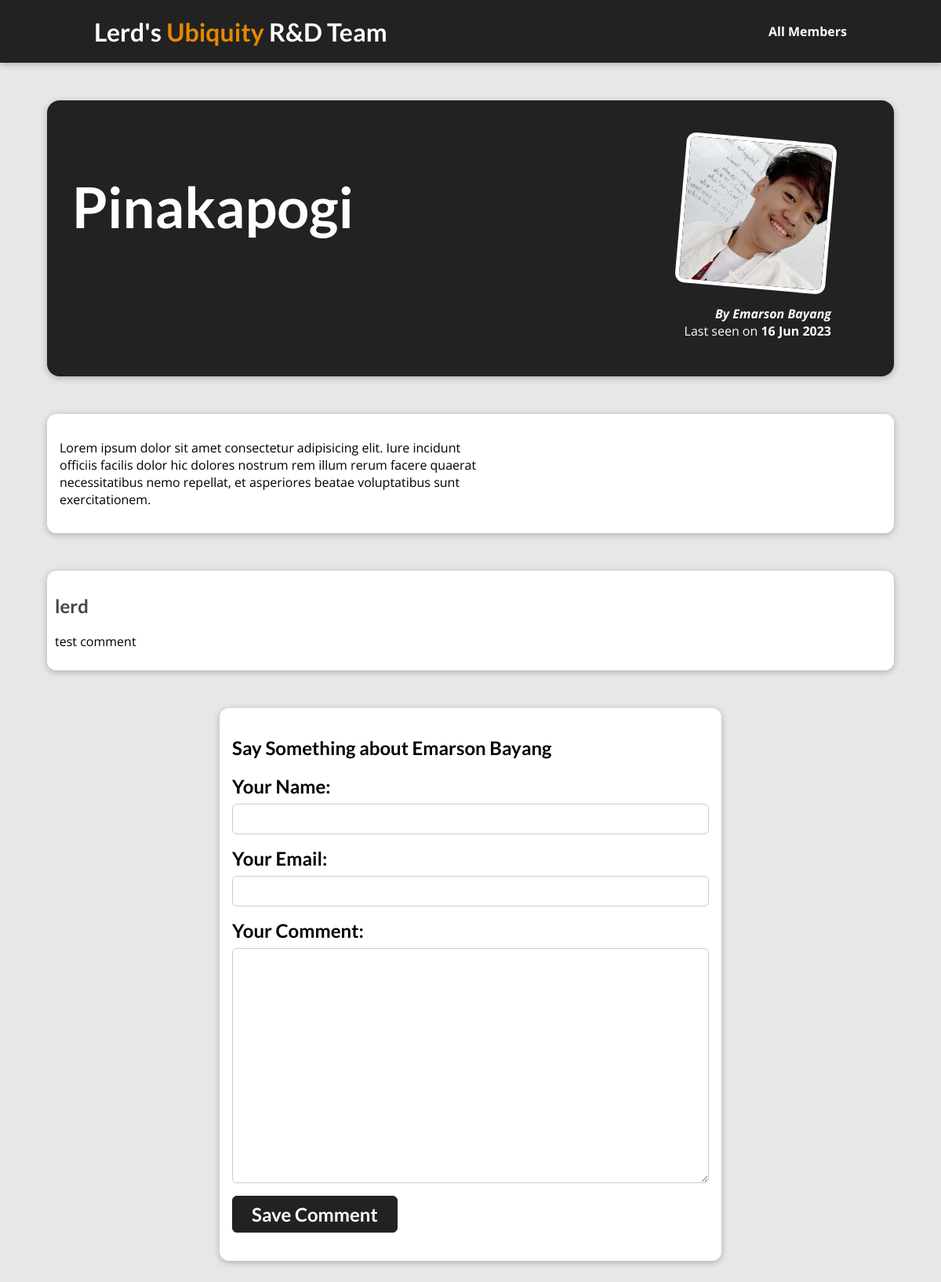
/posts/emarson-bayang, run on an earlier commit of the app's database.
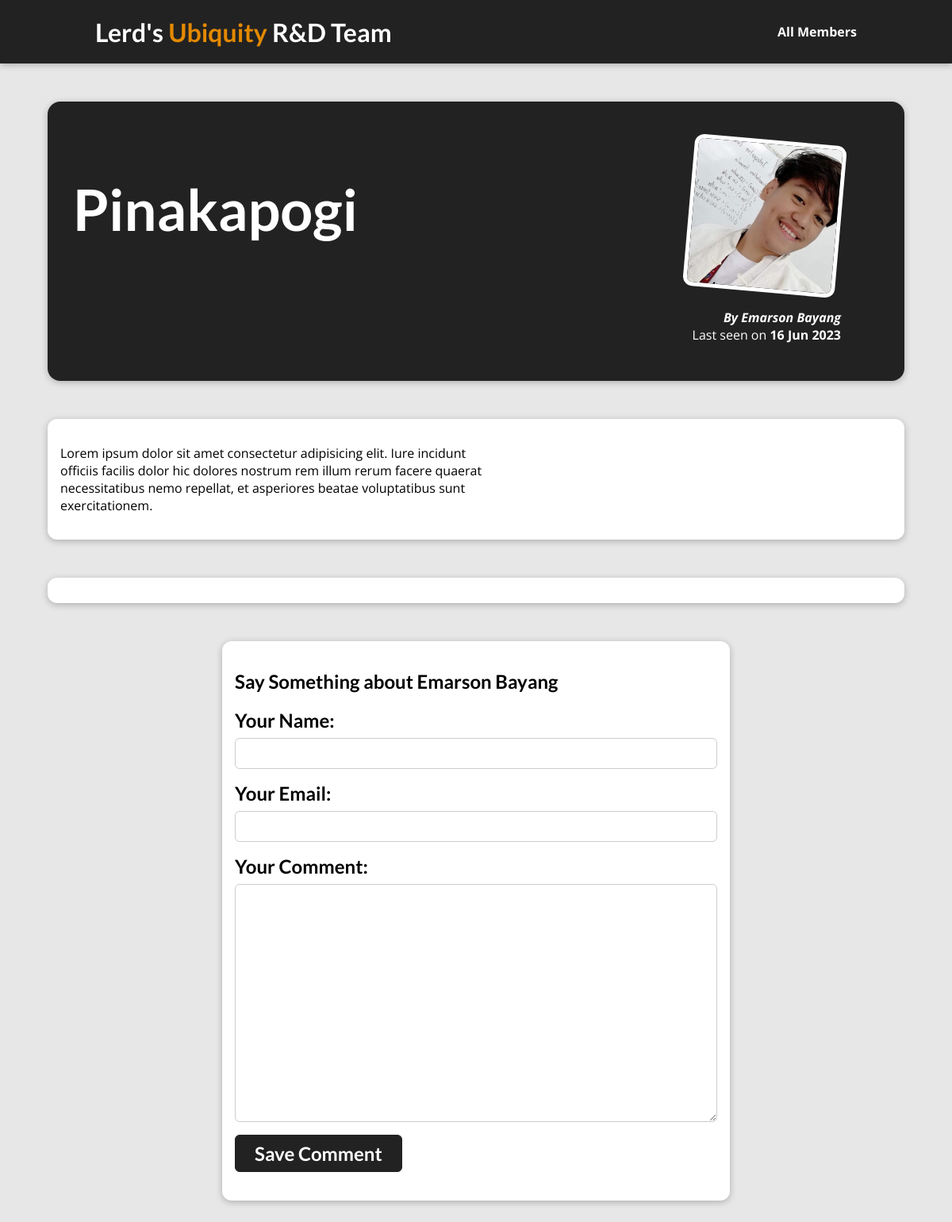
And on a later commit of the database.
### blog/models.py (models this page shows)
class Comment(models.Model):
    user_name = models.CharField(max_length=120)
    user_email = models.EmailField()
    text = models.TextField(max_length=400)
    post = models.ForeignKey(Post,on_delete=models.CASCADE,related_name="comments")

### blog/views.py (the view, shortened to what this page needs)
# urls.py: path("posts/<slug:slug>", views.SinglePostView.as_view(), name="post-detail-page")
class SinglePostView(View):
    def get(self, request, slug):
        post = Post.objects.get(slug=slug)
        context = {
            "post": post,
            "post_tags": post.tags.all(),
            "comment_form": CommentForm(),
            "comments": post.comments.all().order_by("-id")
        }
        return render(request, "blog/post-detail.html", context)

### blog/forms.py
class CommentForm(forms.ModelForm):
    class Meta:
        model = Comment
        exclude = ["post"]
        labels = {
            "user_name": "Your Name",
            "user_email": "Your Email",
            "text": "Your Comment"
        }

### blog/models.py (called while the page is built)
    def full_name(self):
        return f"{self.first_name} {self.last_name}"

    def __str__(self):
        return self.full_name()

### blog/templates/blog/post-detail.html (shortened to what this page needs)
{% extends "base.html" %}
{% load static %}
{% block css_files %}
<link rel="stylesheet" href="{% static 'blog/post-detail.css' %}" />
{% endblock css_files %}
{% block content %}
<section id="summary" >
  <h2>{{post.title}}</h2>
  <article>
    <img src="{{ post.image.url }}" alt="post.name" />
    <address>By {{post.author|title}}</address>
    <div>Last seen on <time>{{post.date|date:"d M Y"}}</time></div>
  </article>
</section>
<main>
  {{post.content|linebreaks}}
</main>
<section id="comments" {% if comments|length > 0 %}style='padding: 10px;'{% endif %}>
  <ul>
    {% for comment in comments %}
      <li>
        <h2>{{comment.user_name}}</h2>
        <p>{{comment.text|linebreaks}}</p>
      </li>
    {% endfor %}
  </ul>
</section>
<section id="comment-form" >
  <h2>Say Something about {{post.author}}<h2>
  <form action="{% url 'post-detail-page' post.slug %}" method="POST">
    {% for form_field in  comment_form %}
    <div class="form-control {% if form_field.errors %}invalid{% endif %}" >
      {{ form_field.label_tag }}
      {{ form_field }}
    </div>
    {% endfor %}
    <button>Save Comment</button>
  </form>
</section>
{% endblock content %}

What changed in the data, as far as the page shows it:
removed Comment: user_name "lerd", text "test comment"
